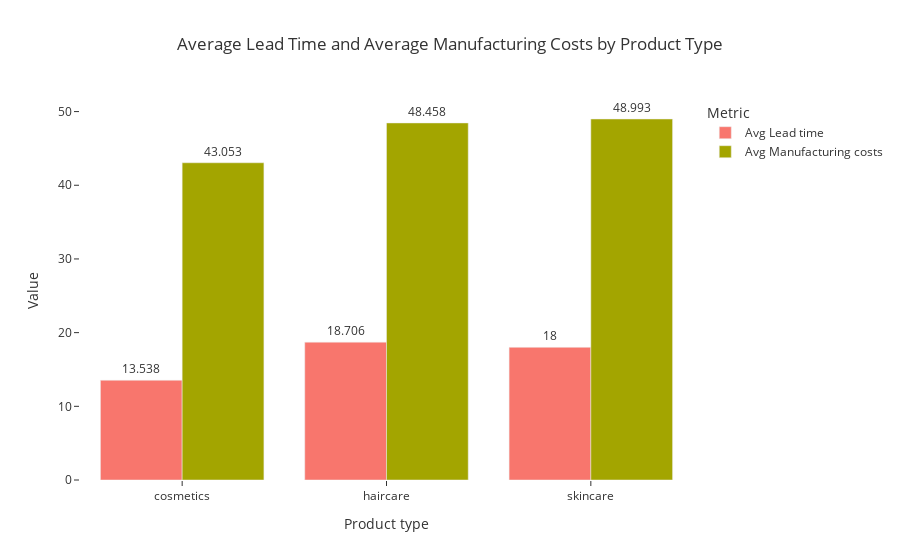

Notebook cell for this chart:
### Markdown cell above
## Analyzing Lead time and Manufacturing Costs
+ Lead time refers to the amount of time it takes for an order to be fulfilled from the moment it is placed until it is delivered to the customer. It encompasses all the processes involved in sourcing, production, transportation, and delivery. Lead time is a critical factor in supply chain management as it affects inventory levels, production planning, and customer satisfaction.
+ Manufacturing costs include all the expenses associated with producing a product. These costs can be categorized into three main types (Direct Material costs, Direct Labour costs, Overhead costs)

### Code cell
avg_leadtime_manucosts = df.groupby("Product type").mean()[['Lead time', 'Manufacturing costs']].round(3).reset_index().rename(
    columns= {'Lead time': "Avg Lead time", 'Manufacturing costs': "Avg Manufacturing costs"}
)

melted_df = pd.melt(avg_leadtime_manucosts, id_vars=['Product type'], value_vars=['Avg Lead time', 'Avg Manufacturing costs'],
                    var_name='Metric', value_name='Value')

fig = px.bar(melted_df, x='Product type', y='Value', color='Metric', barmode='group',
             text='Value', title='Average Lead Time and Average Manufacturing Costs by Product Type')

fig.update_layout(plot_bgcolor='white', paper_bgcolor='white')

fig.update_traces(textposition='outside')

fig.show()

### Figure 1 — Plotly figure (JSON) as saved in the notebook; plotly's stock layout.template omitted (floating-point values rounded to 4 significant figures)
{"data": [{"alignmentgroup": "True", "hovertemplate": "Metric=Avg Lead time<br>Product type=%{x}<br>Value=%{text}<extra></extra>", "legendgroup": "Avg Lead time", "marker": {"color": "#F8766D", "pattern": {"shape": ""}}, "name": "Avg Lead time", "offsetgroup": "Avg Lead time", "orientation": "v", "showlegend": true, "text": [13.54, 18.71, 18], "textposition": "outside", "type": "bar", "x": ["cosmetics", "haircare", "skincare"], "xaxis": "x", "y": [13.54, 18.71, 18], "yaxis": "y"}, {"alignmentgroup": "True", "hovertemplate": "Metric=Avg Manufacturing costs<br>Product type=%{x}<br>Value=%{text}<extra></extra>", "legendgroup": "Avg Manufacturing costs", "marker": {"color": "#A3A500", "pattern": {"shape": ""}}, "name": "Avg Manufacturing costs", "offsetgroup": "Avg Manufacturing costs", "orientation": "v", "showlegend": true, "text": [43.05, 48.46, 48.99], "textposition": "outside", "type": "bar", "x": ["cosmetics", "haircare", "skincare"], "xaxis": "x", "y": [43.05, 48.46, 48.99], "yaxis": "y"}], "layout": {"barmode": "group", "legend": {"title": {"text": "Metric"}, "tracegroupgap": 0}, "paper_bgcolor": "white", "plot_bgcolor": "white", "title": {"text": "Average Lead Time and Average Manufacturing Costs by Product Type"}, "xaxis": {"anchor": "y", "domain": [0, 1], "title": {"text": "Product type"}}, "yaxis": {"anchor": "x", "domain": [0, 1], "title": {"text": "Value"}}}}
